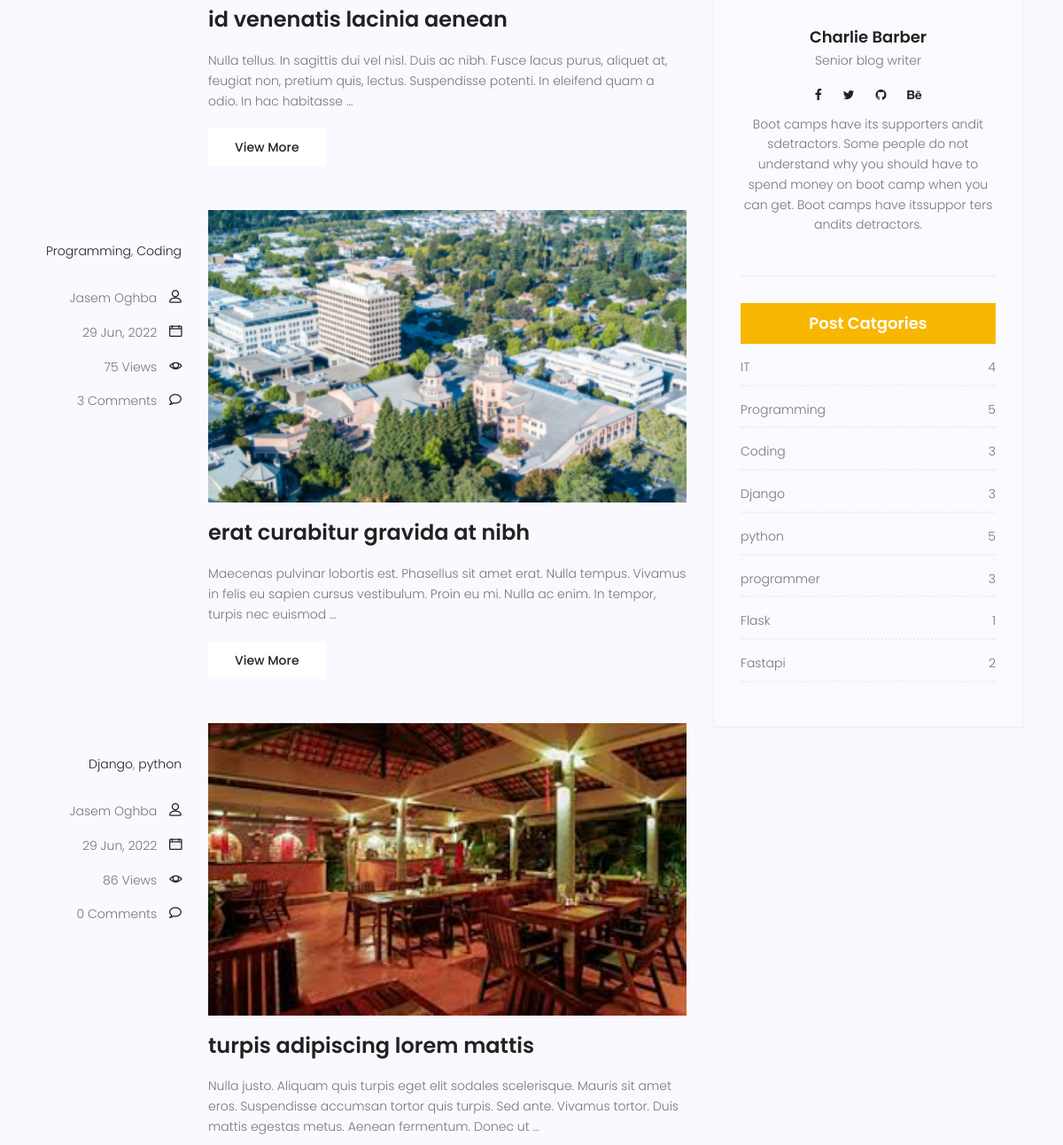
The page /blog/author/admin/ (middle part) on the database as committed earlier.
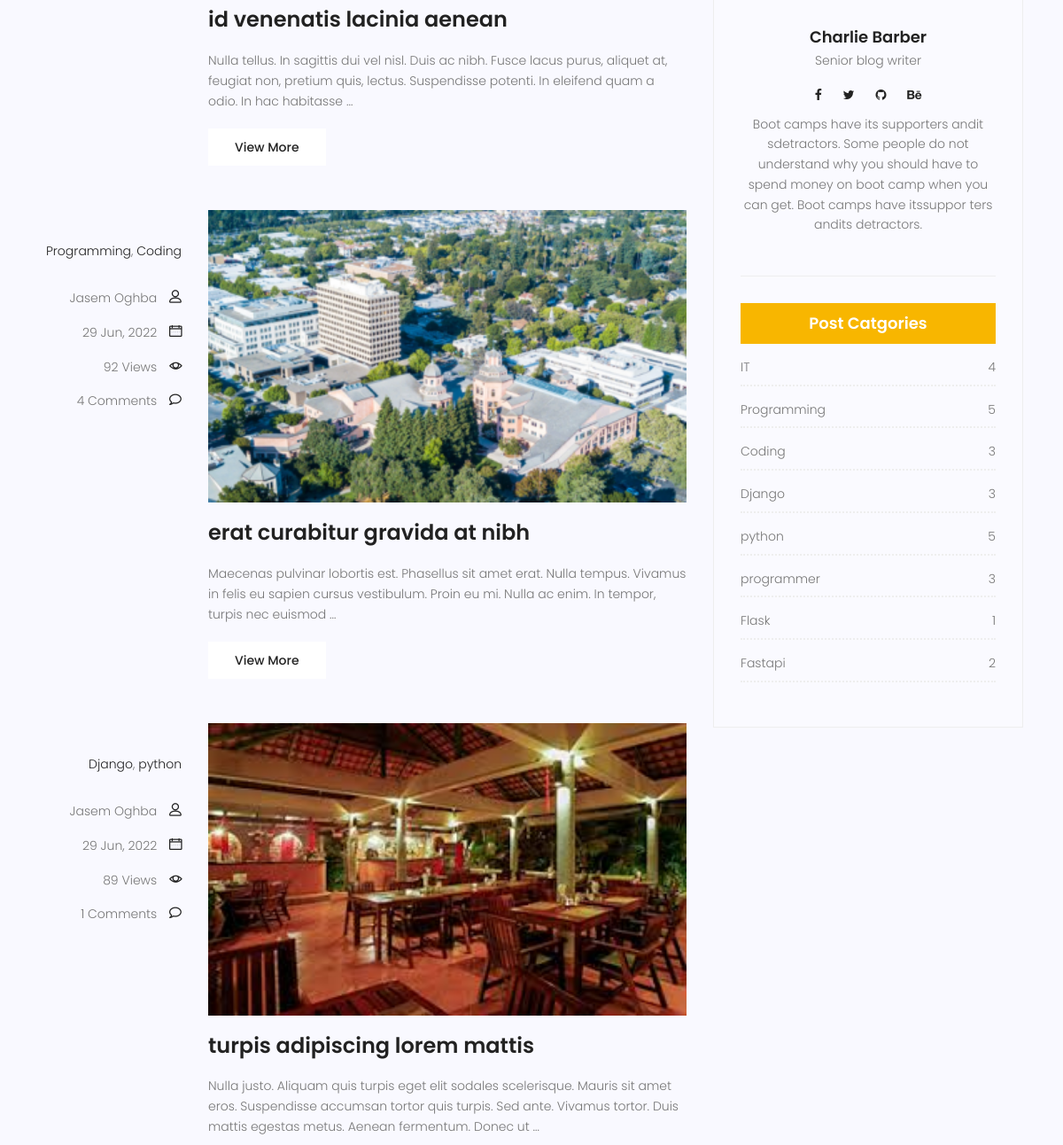
The same page on the database as committed later.
### blog/models.py (models this page shows, shortened)
class Post(models.Model):
    author = models.ForeignKey(to=User, on_delete=models.SET_NULL, null=True)
    image = models.ImageField(upload_to='blog_post/', default='blog_post/default.jpg')
    title = models.CharField(max_length=255)
    content = models.TextField()
    category = models.ManyToManyField(to=Category)
    tags = TaggableManager()
    counted_views = models.IntegerField(default=0)
    status = models.BooleanField(default=False)
    publish_date = models.DateTimeField(null=True)
    created_date = models.DateTimeField(auto_now_add=True)
    updated_date = models.DateTimeField(auto_now=True)
    class Meta:
        ordering = ['-publish_date']
    def snippet(self):
        words = self.content.split()[:30]
        return f'{" ".join(words)} ...'

### blog/views.py (the view)
# urls.py: path('', blog_home_view, name='home'),
def blog_home_view(request, **kwargs):
    all_post = Post.objects.filter(publish_date__lte=timezone.now(), status=True)
    if kwargs.get('cat_name') is not None:
        all_post = all_post.filter(category__name=kwargs['cat_name'])
    if kwargs.get('author_username') is not None:
        all_post = all_post.filter(author__username=kwargs['author_username'])
    if kwargs.get('tag_name') is not None:
        all_post = all_post.filter(tags__name=kwargs['tag_name'])
    paginator = Paginator(all_post, 3)
    try:
        page_number = request.GET.get('page')
        all_post_pages = paginator.get_page(page_number)
    except PageNotAnInteger:
        all_post_pages = paginator.get_page(1)
    except EmptyPage:
        all_post_pages = paginator.get_page(1)
    context = {'all_post_pages': all_post_pages}
    return render(request, template_name='blog/blog-home.html', context=context)

### blog/templatetags/blog_tags.py (called while the page is built)
@register.inclusion_tag('blog/blog-post-category.html')
def post_categories():
    cat_post_count = Category.objects. \
        filter(post__publish_date__lte=timezone.now(), post__status=True). \
        annotate(post_count=Count('post'))
    return {'cat_post_count': cat_post_count}

@register.simple_tag
def comments_count(post_id):
    counted_comment = Comment.objects.filter(post=post_id, approved=True).count()
    return counted_comment

### blog/templates/blog/blog-home.html (shortened to what this page needs)
{% extends 'base.html' %}
{% load blog_tags %}
{% load static %}
{% block content %}
<section class="post-content-area">
    <div class="container">
        <div class="row">
            <div class="col-lg-8 posts-list">
                {% for post in all_post_pages %}
                    <div class="single-post row">
                    <div class="col-lg-3  col-md-3 meta-details">
                        <ul class="tags">
                            {% for cat in post.category.all %}
                                <li>
                                    <a href="{% url 'blog:category' cat_name=cat.name %}">{{ cat.name }}</a>{% if not forloop.last %},{% endif %}
                                </li>
                            {% endfor %}
                        </ul>
                        <div class="user-details row">
                            <p class="user-name col-lg-12 col-md-12 col-6"><a href="{% url 'blog:author' author_username=post.author.username %}">{{ post.author.get_full_name }}</a> <span
                                    class="lnr lnr-user"></span></p>
                            <p class="date col-lg-12 col-md-12 col-6"><a href="#">{{ post.publish_date | date:'d M, Y' }}</a> <span
                                    class="lnr lnr-calendar-full"></span></p>
                            <p class="view col-lg-12 col-md-12 col-6"><a href="#">{{ post.counted_views }} Views</a> <span
                                    class="lnr lnr-eye"></span></p>
                            <p class="comments col-lg-12 col-md-12 col-6"><a href="#">{% comments_count post_id=post.id %} Comments</a> <span
                                    class="lnr lnr-bubble"></span></p>
                        </div>
                    </div>
                    <div class="col-lg-9 col-md-9 ">
                        <div class="feature-img">
                            <img class="img-fluid" src="{{ post.image.url }}" alt="">
                        </div>
                        <a class="posts-title" href="{% url 'blog:single' post.id %}"><h3>{{ post.title }}</h3>
                        </a>
                        <p class="excert">
                            {{ post.content|truncatewords:30|striptags }}
                        </p>
                        <a href="{% url 'blog:single' post.id %}" class="primary-btn">View More</a>
                    </div>
                </div>
                {% endfor %}
            </div>
            <div class="col-lg-4 sidebar-widgets">
                <div class="widget-wrap">
                    {% include 'blog/blog-writer.html' %}
                    {% post_categories %}
                </div>
            </div>
        </div>
    </div>
</section>
{% endblock %}

Rows that differ between the two databases and show on the page:
changed Post "erat curabitur gravida at nibh": counted_views "75" → "92"; id "3" → "4"
changed Post "turpis adipiscing lorem mattis": counted_views "86" → "89"; id "0" → "1"
